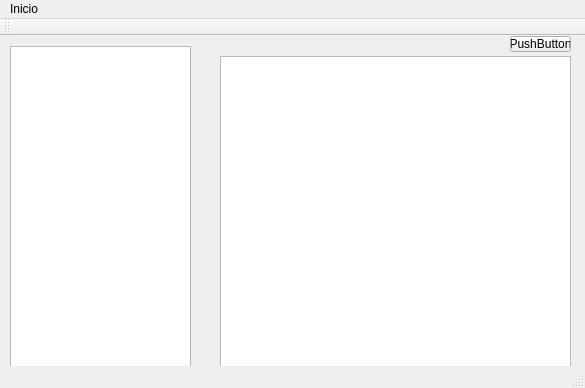
<?xml version="1.0" encoding="UTF-8"?>
<ui version="4.0">
 <class>MainWindow</class>
 <widget class="QMainWindow" name="MainWindow">
  <property name="geometry">
   <rect>
    <x>0</x>
    <y>0</y>
    <width>585</width>
    <height>388</height>
   </rect>
  </property>
  <property name="windowTitle">
   <string>MainWindow</string>
  </property>
  <property name="windowIcon">
   <iconset resource="Resources.qrc">
    <normaloff>:/Explorer.png</normaloff>:/Explorer.png</iconset>
  </property>
  <widget class="QWidget" name="centralWidget">
   <widget class="QTreeWidget" name="treeWidget">
    <property name="geometry">
     <rect>
      <x>10</x>
      <y>10</y>
      <width>181</width>
      <height>321</height>
     </rect>
    </property>
    <attribute name="headerVisible">
     <bool>false</bool>
    </attribute>
    <column>
     <property name="text">
      <string notr="true">1</string>
     </property>
    </column>
   </widget>
   <widget class="QStackedWidget" name="stackedWidget">
    <property name="geometry">
     <rect>
      <x>220</x>
      <y>20</y>
      <width>351</width>
      <height>321</height>
     </rect>
    </property>
    <property name="currentIndex">
     <number>0</number>
    </property>
    <widget class="QWidget" name="page">
     <widget class="QListWidget" name="listWidget">
      <property name="geometry">
       <rect>
        <x>0</x>
        <y>0</y>
        <width>351</width>
        <height>311</height>
       </rect>
      </property>
      <property name="viewMode">
       <enum>QListView::ListMode</enum>
      </property>
     </widget>
    </widget>
    <widget class="QWidget" name="page_2">
     <widget class="QListWidget" name="listWidget_2">
      <property name="geometry">
       <rect>
        <x>0</x>
        <y>0</y>
        <width>351</width>
        <height>311</height>
       </rect>
      </property>
      <property name="viewMode">
       <enum>QListView::IconMode</enum>
      </property>
     </widget>
    </widget>
   </widget>
   <widget class="QPushButton" name="pushButton">
    <property name="geometry">
     <rect>
      <x>510</x>
      <y>0</y>
      <width>61</width>
      <height>16</height>
     </rect>
    </property>
    <property name="text">
     <string>PushButton</string>
    </property>
   </widget>
  </widget>
  <widget class="QMenuBar" name="menuBar">
   <property name="geometry">
    <rect>
     <x>0</x>
     <y>0</y>
     <width>585</width>
     <height>21</height>
    </rect>
   </property>
   <widget class="QMenu" name="menuInicio">
    <property name="title">
     <string>Inicio</string>
    </property>
    <addaction name="actionNueva_Carpeta"/>
   </widget>
   <addaction name="menuInicio"/>
  </widget>
  <widget class="QToolBar" name="mainToolBar">
   <attribute name="toolBarArea">
    <enum>TopToolBarArea</enum>
   </attribute>
   <attribute name="toolBarBreak">
    <bool>false</bool>
   </attribute>
  </widget>
  <widget class="QStatusBar" name="statusBar"/>
  <action name="actionNueva_Carpeta">
   <property name="icon">
    <iconset resource="Resources.qrc">
     <normaloff>:/document.png</normaloff>:/document.png</iconset>
   </property>
   <property name="text">
    <string>Nueva Carpeta</string>
   </property>
  </action>
 </widget>
 <layoutdefault spacing="6" margin="11"/>
 <resources>
  <include location="Resources.qrc"/>
 </resources>
 <connections/>
</ui>
